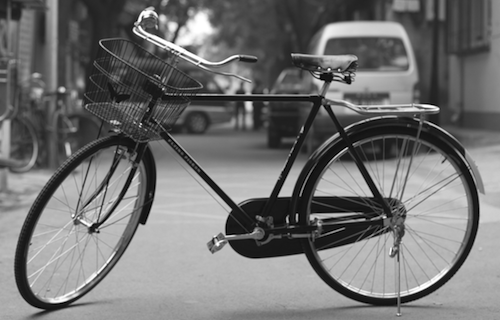
#> input picture bicycle.png, 500 x 320 px
$ python 2_arithmetic.py   (Python 2 division)
#> lines starting #> are read from the running program, lines starting #| are printed output that depends on the picture
import numpy as np
import cv2
import matplotlib
matplotlib.use("TkAgg")
from matplotlib import pyplot as plt

#adding images and multiplying by scalar
img1 = cv2.imread("bicycle.png", -1)
#> img1 is the input picture: shape (320, 500); min 0, max 255, mean 114.2
img2 = cv2.imread("dolphin.png", -1)
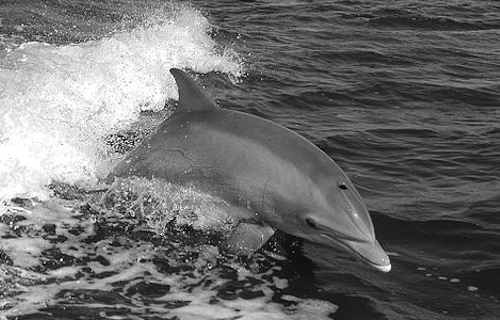
#> input picture dolphin.png, 500 x 320 px
#> img2 is the input picture: shape (320, 500); min 0, max 255, mean 109.1
imadd1 = cv2.add(img1,img2)
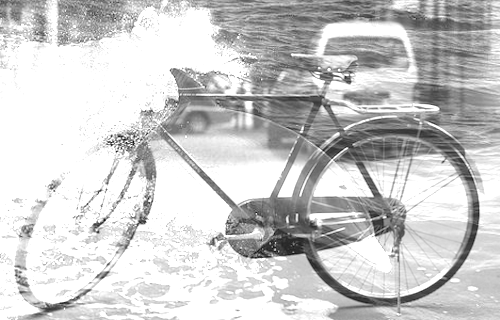
#> imadd1: shape (320, 500); min 16, max 255, mean 203
# blending
imadd = cv2.addWeighted(img1,0.15,img2,0.85,0)
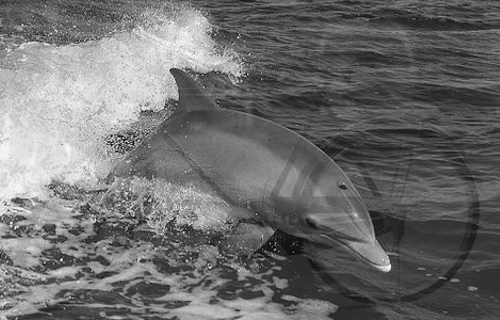
#> imadd: shape (320, 500); min 2, max 254, mean 109.8
cv2.imshow('imadd1',imadd1)
cv2.waitKey(3000)
cv2.imshow('imadd',imadd)
cv2.waitKey(3000)

img3 = (img1[:,:])
img3 = img3*3
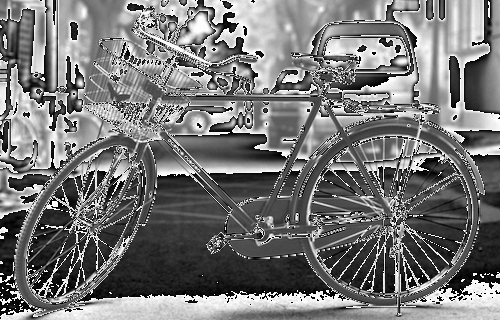
#> img3: shape (320, 500); min 0, max 255, mean 118
print img3
#> (printed output is left out)
cv2.imshow('img3',img3)
cv2.waitKey(5000)
